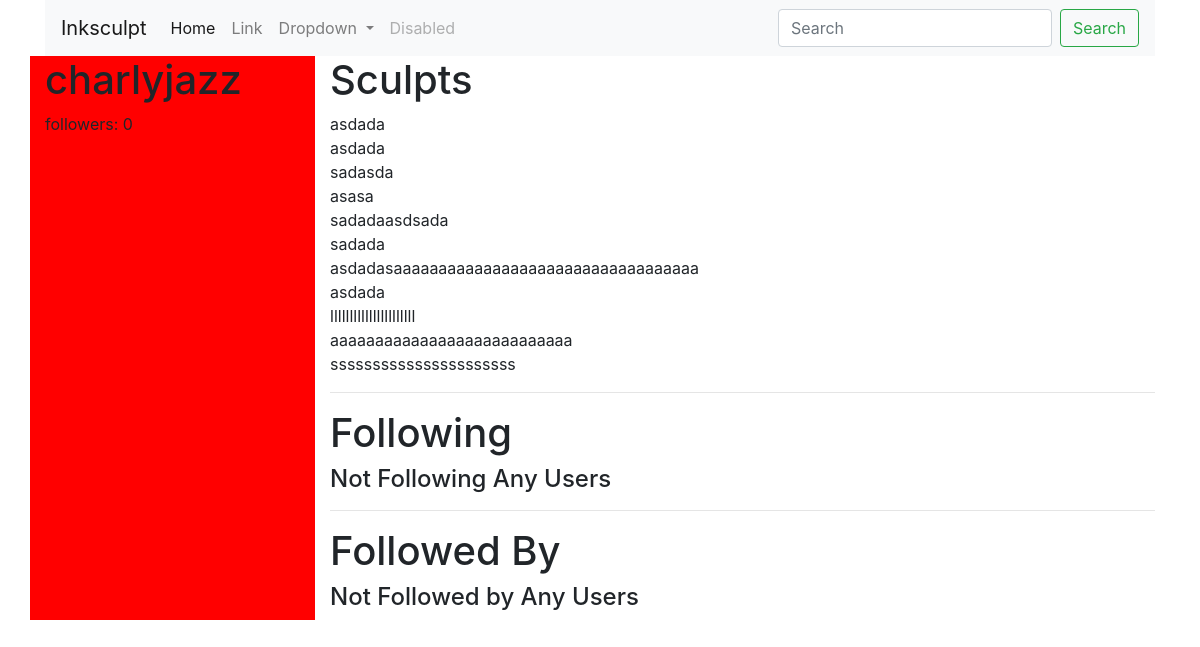
The app's page /charlyjazz/, older data.
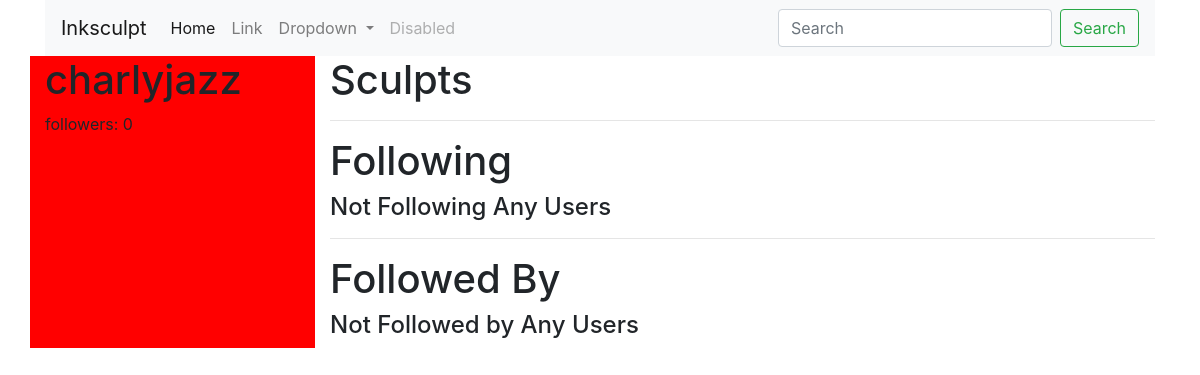
The same page, newer data.
### sculpts/models.py (models this page shows, shortened)
class Sculpt(models.Model):
	user = models.ForeignKey( settings.AUTH_USER_MODEL ) # Comments - 1 and attribute is cooments 2.
	content = NonStrippingTextField(validators = [validate_content]) # writing stuff and see how to take care of blank spaces - strip = false
	image = models.ImageField(
				upload_to = upload_location,
				null = True,
				blank = True,
				width_field = "width_field",
				height_field = "height_field") # images stuff
	height_field = models.IntegerField(default = 0) #4
	width_field = models.IntegerField(default = 0)
	updated = models.DateTimeField(auto_now = True) # if the content is updated
	timestamp = models.DateTimeField( auto_now_add = True ) # autonowadd means it will automatically create it fo us, when we create content.
	def __str__(self):
		return str(self.content) #self.id can also be added here.
	class Meta:
		ordering = ['-timestamp']

### accounts/views.py (the view)
# urls.py: url(r'^(?P<username>[\w.@+-]+)/$', UserDetailView.as_view(), name = 'detail'), # 6  # /sculpt/1
class UserDetailView(DetailView):	#2
	template_name = 'accounts/user_detail.html'
	queryset = User.objects.all()
	def get_object(self):
		return get_object_or_404(User, username__iexact = self.kwargs.get("username"))

### accounts/templates/accounts/user_detail.html (shortened to what this page needs)
{% extends "base.html" %}
{% block content %}
<div class="row">
	<div class="col-sm-3 col-xs-12" style="background-color: red;">
		<h1>{{ object.username }}</h1>
		<p>followers: {{ object.followed_by.count }} </p>
</div>
<div class="col-sm-9 col-xs-12"  >
	<h1>Sculpts</h1>
	{% for sculpt in object.sculpt_set.all %}
		{{ sculpt }} <br/>
	{% endfor %}
	<hr>
	<h1>Following</h1>
	{% for user in object.profile.following.all %}
		<a href='/{{ user.username }}'>{{ user.username }}</a> <br/>
		{% empty %}
		<h4>Not Following Any Users </h4>
	{% endfor %}
	<hr>
	<h1>Followed By</h1>
	{% for profile in object.followed_by.all %}
		<a href='/{{ profile.user.username }}'>{{ profile.user.username }}</a> <br/>
		{% empty %}
		<h4>Not Followed by Any Users </h4>
	{% endfor %}
</div>
{% endblock content %}

Row changes from the older to the newer data that the page shows:
removed Sculpt: content "asdada"
removed Sculpt: content "asdada"
removed Sculpt: content "sadasda"
removed Sculpt: content "asasa"
removed Sculpt: content "sadadaasdsada"
removed Sculpt: content "sadada"
removed Sculpt: content "asdadasaaaaaaaaaaaaaaaaaaaaaaaaaaaaaaaaaa"
removed Sculpt: content "asdada"
removed Sculpt: content "llllllllllllllllllllll"
removed Sculpt: content "aaaaaaaaaaaaaaaaaaaaaaaaaaa"
removed Sculpt: content "ssssssssssssssssssssss"
